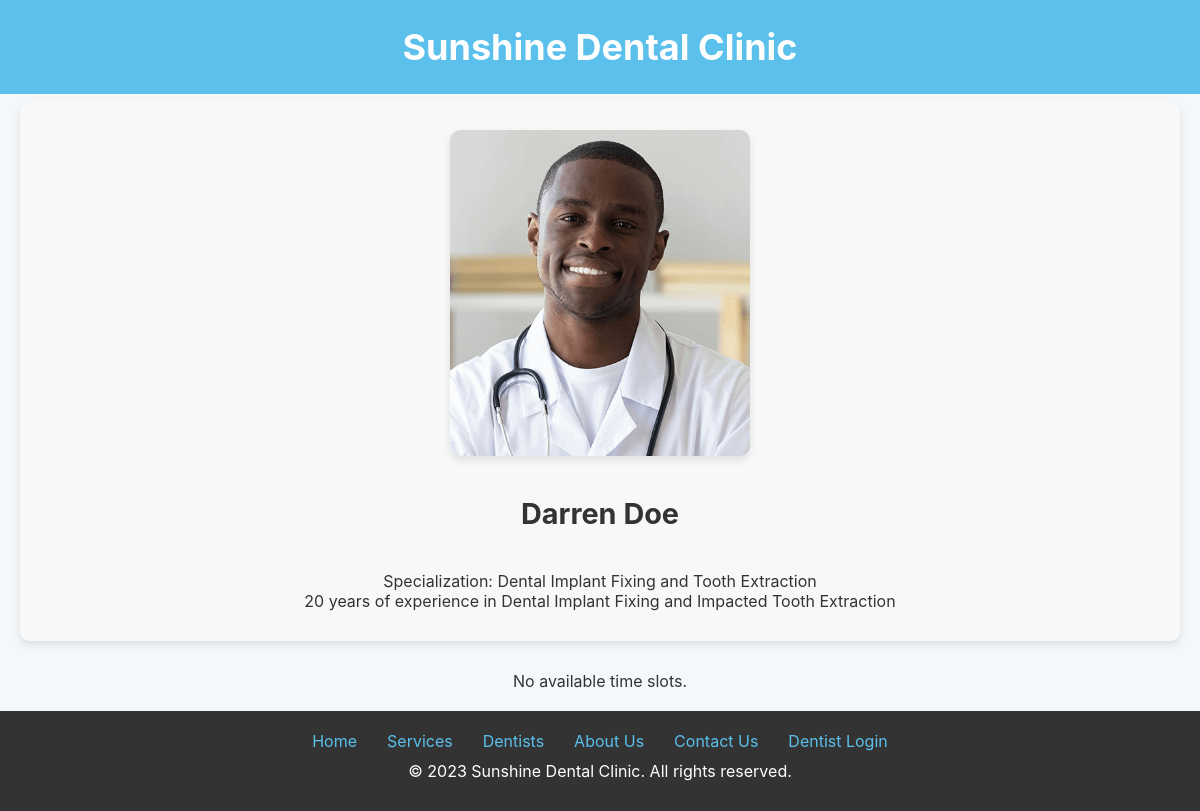
/bookslot.php?dentist_id=1, run on an earlier commit of the app's database.
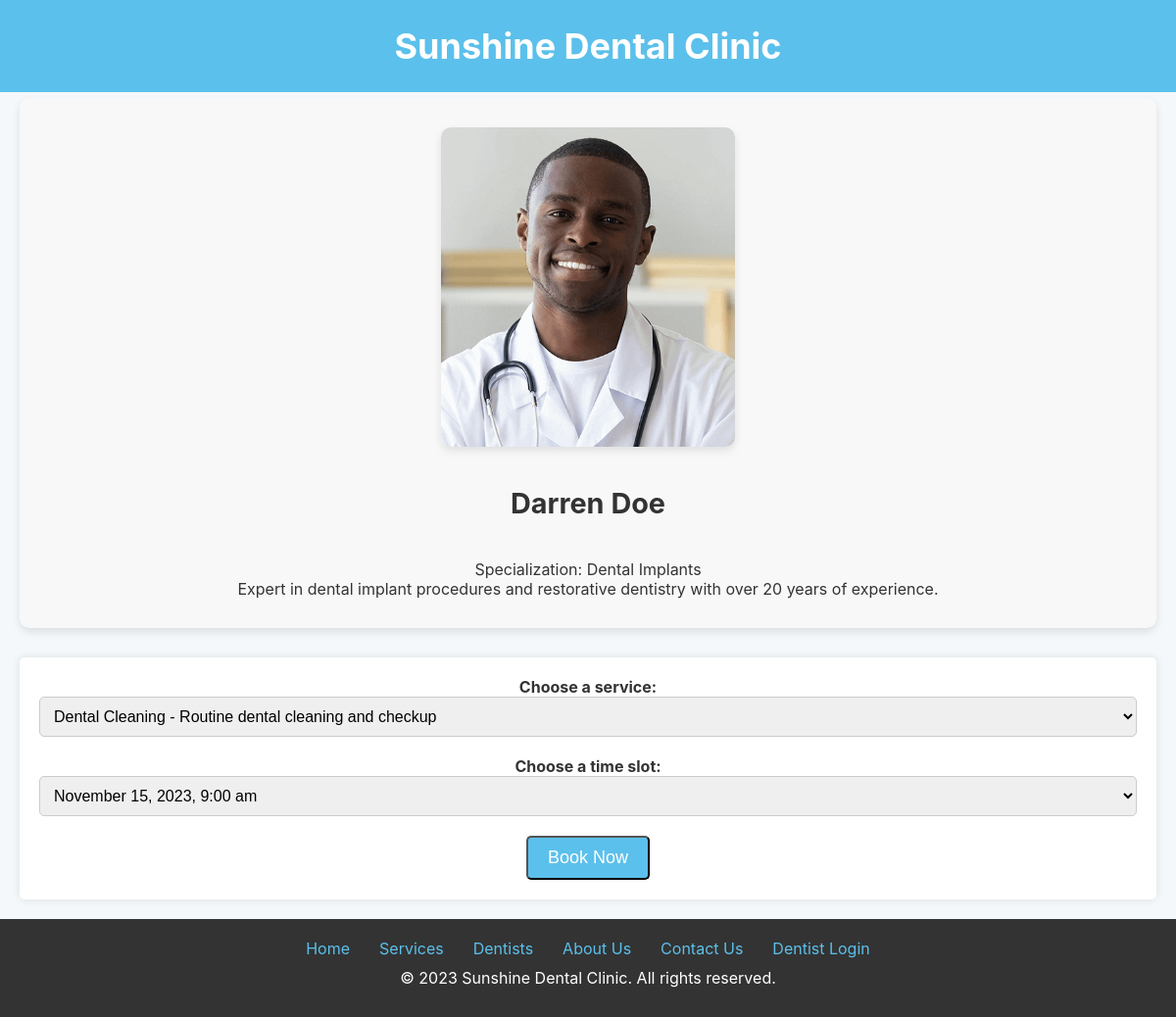
And on a later commit of the database.
### tables this page shows
CREATE TABLE `dentists` (
  `DentistID` int(11) NOT NULL,
  `FirstName` varchar(255) NOT NULL,
  `LastName` varchar(255) NOT NULL,
  `Specialization` varchar(255) NOT NULL,
  `ContactInfo` varchar(255) DEFAULT NULL,
  `Email` varchar(255) NOT NULL,
  `Password` varchar(255) NOT NULL,
  `Experience` varchar(255) DEFAULT NULL,
  `imgsrc` varchar(255) DEFAULT NULL
);

### bookslot.php (the view, shortened to what this page needs)
<?php
include 'connection.php';
$dentistId = isset($_GET['dentist_id']) ? intval($_GET['dentist_id']) : null;
$availableTimeSlots = [];
$dentistInfo = null;
if (isset($_GET['dentist_id'])) {
    $dentistId = filter_var($_GET['dentist_id'], FILTER_SANITIZE_NUMBER_INT);
    $stmt = $conn->prepare("SELECT FirstName, LastName, Specialization, Experience, imgsrc FROM Dentists WHERE DentistID = ?");
    $stmt->bind_param("i", $dentistId);
    $stmt->execute();
    $result = $stmt->get_result();
    if ($result) {
        $dentistInfo = $result->fetch_assoc();
    }
    $stmt = $conn->prepare("SELECT SlotID, SlotDateTime FROM TimeSlots WHERE DentistID = ? AND IsBooked = 0 AND SlotDateTime > NOW() ORDER BY SlotDateTime");
    $stmt->bind_param("i", $dentistId);
    $stmt->execute();
    $result = $stmt->get_result();
    while ($row = $result->fetch_assoc()) {
        $availableTimeSlots[] = $row;
    }
}
$offeredServices = [];
$serviceStmt = $conn->prepare("
    SELECT services.ServiceID, services.ServiceName
    FROM services
    JOIN dentistservices ON services.ServiceID = dentistservices.ServiceID
    WHERE dentistservices.DentistID = ?
");
$serviceStmt->bind_param("i", $dentistId);
$serviceStmt->execute();
$serviceResult = $serviceStmt->get_result();
while ($serviceRow = $serviceResult->fetch_assoc()) {
    $offeredServices[] = $serviceRow;
}
$servicesQuery = "SELECT ServiceID, ServiceName, Description FROM Services";
$servicesResult = $conn->query($servicesQuery);
$servicesDescriptions = [];
while ($service = $servicesResult->fetch_assoc()) {
    $servicesDescriptions[$service['ServiceID']] = $service;
}
?>
<!DOCTYPE html>
<html lang="en">
  <head>
    <link rel="stylesheet" href="styles.css" />
  </head>
  <body>
    <header>
      <div class="container">
        <div class="logo">Sunshine Dental Clinic</div>
      </div>
    </header>
    <main class="container">
    <?php if (isset($dentistInfo)): ?>
        <div id="dentist-info">
          <img src="<?php echo htmlspecialchars($dentistInfo['imgsrc']); ?>" alt="Dentist Image" />
          <h2><?php echo htmlspecialchars($dentistInfo['FirstName']) . ' ' . htmlspecialchars($dentistInfo['LastName']); ?></h2>
          <p>Specialization: <?php echo htmlspecialchars($dentistInfo['Specialization']); ?></p>
          <p><?php echo htmlspecialchars($dentistInfo['Experience']); ?></p>
        </div>
    <?php endif; ?>
    <section id="appointment-date">
        <?php if (!empty($availableTimeSlots)): ?>
            <form action="submitbooking.php" method="POST">
                <label for="service">Choose a service:</label>
                <select name="service" id="service" required>
                  <?php foreach ($offeredServices as $service): ?>
                    <option value="<?php echo $service['ServiceID']; ?>">
                       <?php echo htmlspecialchars($service['ServiceName']); ?> - <?php echo htmlspecialchars($servicesDescriptions[$service['ServiceID']]['Description']); ?>
                    </option>
                 <?php endforeach; ?>
              </select>
                <div><br /></div>
                <label for="timeslot">Choose a time slot:</label>
                <select name="timeslot" id="timeslot" required>
                    <?php foreach ($availableTimeSlots as $slot): ?>
                        <option value="<?php echo $slot['SlotID']; ?>">
                            <?php echo date('F j, Y, g:i a', strtotime($slot['SlotDateTime'])); ?>
                        </option>
                    <?php endforeach; ?>
                </select>
                <div><br /></div>
                <button type="submit" class="button">Book Now</button>
            </form>
        <?php else: ?>
            <p>No available time slots.</p>
        <?php endif; ?>
    </section>
</main>
    <footer>
      <nav>
        <ul>
          <li><a href="index.html">Home</a></li>
          <li><a href="services.html">Services</a></li>
          <li><a href="dentists.html">Dentists</a></li>
          <li><a href="aboutus.html">About Us</a></li>
          <li><a href="contactus.html">Contact Us</a></li>
          <li><a href="login.html">Dentist Login</a></li>
        </ul>
      </nav>
      <p>&copy; 2023 Sunshine Dental Clinic. All rights reserved.</p>
    </footer>
  </body>
</html>

### styles.css (style rules this page uses)
* { box-sizing: border-box; margin: 0; padding: 0; }
body { font-family: "Inter", sans-serif; background-color: #f4f8fa; color: #333333; padding-top: 100px; }
.container { max-width: 1200px; margin: auto; padding: 0 20px; }
header { background: #5bc0eb; color: #fff; padding: 20px 0; text-align: center; position: fixed; width: 100%; top: 0; z-index: 1000; display: flex; justify-content: space-between; align-items: center; }
header .logo { text-align: center; font-size: 36px; font-weight: bold; padding: 5px 0; }
main { padding: 20px 0; text-align: center; }
h1, h2, h3 { color: #333333; padding: 20px; }
.button { display: inline-block; font-size: 18px; color: #fff; background: #5bc0eb; padding: 10px 20px; text-decoration: none; border-radius: 5px; transition: background-color 0.3s ease; }
footer { background-color: #333; color: #fff; text-align: center; padding: 20px 0; margin-top: 20px; }
footer p { margin: 10px 0; }
footer ul { list-style-type: none; padding: 0; display: flex; justify-content: center; align-items: center; }
footer ul li { display: inline; margin: 0 15px; }
footer ul li a { text-decoration: none; color: #5bc0eb; }
button { background-color: #5bc0eb; color: #fff; cursor: pointer; transition: background-color 0.3s ease; }

### bookslot.php (style rules this page uses)
h2 { font-size: 1.8em; margin-bottom: 20px; }
h2, h3 { font-weight: bold; }
form { background-color: #fff; padding: 20px; border-radius: 5px; box-shadow: 0 0 10px rgba(0, 0, 0, 0.1); }
label { font-weight: bold; }
select, input[type="date"], input[type="time"] { width: 100%; padding: 10px; border: 1px solid #ccc; border-radius: 5px; font-size: 16px; }
#dentist-info img { max-width: 100%; height: auto; border-radius: 10px; box-shadow: 0 4px 8px rgba(0, 0, 0, 0.1); margin-bottom: 20px; }
.button { display: inline-block; font-size: 18px; color: #fff; background: #5bc0eb; padding: 10px 20px; text-decoration: none; border-radius: 5px; transition: background-color 0.3s ease; }
@media (min-width: 768px) { #dentist-info img { max-width: 300px; display: block; margin: 0 auto 20px; } }
#dentist-info { text-align: center; background-color: #f8f8f8; padding: 30px; border-radius: 10px; box-shadow: 0 4px 8px rgba(0, 0, 0, 0.1); margin-bottom: 30px; }

What changed in the data, as far as the page shows it:
changed dentists "Darren": Specialization "Dental Implant Fixing and Tooth Extraction" → "Dental Implants"; Experience "20 years of experience in Dental Implant Fixing and Impacted Tooth Extraction" → "Expert in dental implant procedures and restorative dentistry with over 20 years of experience."
Also different on the page:
form field service: (not shown) → "Dental Cleaning - Routine dental cleaning and checkup"
form field timeslot: (not shown) → "November 15, 2023, 9:00 am"
text no longer shown: "No available time slots."
text now shown: "Choose a service: Choose a time slot: Book Now"
